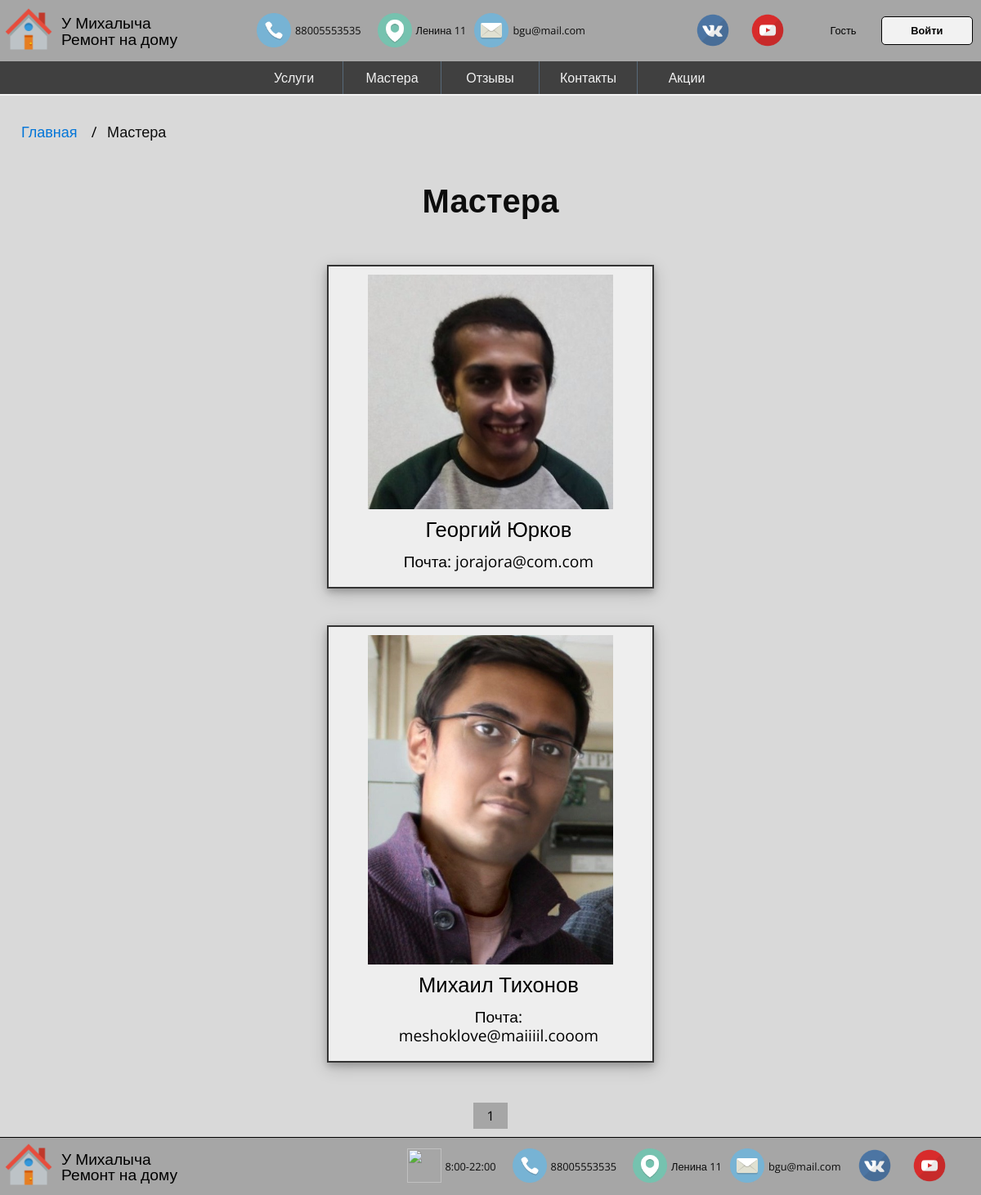
/users/, run on the app's committed database.
### remontPC/apps/users/models.py (models this page shows, shortened)
class Worker(models.Model):
	user = models.OneToOneField(User, on_delete=models.CASCADE, null=True, blank=True)
	worker_name = models.CharField('ФИО Работника', max_length = 100)
	worker_telephonenumber = models.CharField('Номер телефона', max_length = 11)
	worker_password = models.CharField('Пароль Работника', max_length = 200)
	worker_email = models.EmailField('E-mail')
	worker_birthdaydate = models.DateField('Дата рождения')
	worker_image = models.ImageField()
	class Meta:
		verbose_name = 'Работник'
		verbose_name_plural = 'Работники'

### remontPC/apps/users/views.py (the view)
# urls.py: path('', views.workers, name = 'workers'),
def workers(request):
	workers_list = Worker.objects.all()
	paginator = Paginator(workers_list, 3)
	page = request.GET.get('page')
	try:
		workers = paginator.page(page)
	except PageNotAnInteger:
	 	workers = paginator.page(1)
	except EmptyPage:
		workers = paginator.page(paginator.num_pages)
	return render(request, 'workers/workers.html', {'workers_list':workers_list,'page':page, 'workers':workers})

### remontPC/apps/cart/context_processors.py (called while the page is built)
def cart(request):
    return {'cart': Cart(request)}

### remontPC/templates/workers/workers.html (shortened to what this page needs)
<!DOCTYPE html>
{% load static %}
<html lang="ru">
    <head>
        <link rel="stylesheet" href="{% static 'remontPC/css/main.css' %}">
        <link rel="stylesheet" href="{% static 'remontPC/lightzoom/style.css' %}" type="text/css">
		<link rel="stylesheet" href="{% static 'remontPC/package/font-awesome.min.css' %}">
		<link rel="stylesheet" href="{% static 'remontPC/package/swiper-bundle.min.css' %}">
    </head>
    <body>
    <header>
        <div class = "mainheader">
			<div class="logo">
			<a class="imgA" href="{% url 'main:index' %}"><img src="{% static 'remontPC/image/home.png' %}" alt=""></a>
 			<p><a href="{% url 'main:index' %}">У Михалыча<br/>Ремонт на дому</a></p>
			</div>
				<div class="contacts">
					<div class="phone"><a href="{% url 'users:contacts' %}"><img src="{% static 'remontPC/image/phone.jpg' %}" alt=""></a>
					88005553535</div>
					<div class="geol"><a href="{% url 'users:contacts' %}"><img src="{% static 'remontPC/image/geol.png' %}" alt=""></a>
					Ленина 11</div>
					<div class="mail"><a href="{% url 'users:writeus' %}"><img src="{% static 'remontPC/image/mail.png' %}" alt=""></a>
					bgu@mail.com</div>
				</div>
				<div class="login">
					<div class="mail"><a href="{% url 'users:writeus' %}"><img src="{% static 'remontPC/image/vk.png' %}" alt=""></a>
					</div>
					<div class="mail"><a href="{% url 'users:writeus' %}"><img src="{% static 'remontPC/image/youTube.png' %}" alt=""></a>
					</div>
                    {% if user.is_authenticated %}
                    <img src="{% static 'remontPC/image/icon.png' %}" alt="">
                    <p><a href="{% url 'users:client' user.id %}">{{user.username}}</a></p>
                    <div class="cart">
                        {% with total_items=cart|length %}
                            {% if cart|length > 0 %}
                                У вас в заказе:
                                <a href="{% url 'cart:cart_detail' %}">
                                    {{ total_items }} услуга{{ total_items|pluralize }},
                                    на сумму {{ cart.get_total_price }} руб.
                                </a>
                            {% else %}
                                Ваша карзина пуста
                            {% endif %}
                        {% endwith %}
                    </div>
					<div class="korzina"><a href="{% url 'cart:cart_detail' %}"><img src="{% static 'remontPC/image/korzina.png' %}" alt=""></a>
					</div>
					<a href="{% url 'logout' %}" class="button">Выйти</a>
					{% else %}
					<p><a href="{% url 'login' %}">Гость</a></p>
					<a href="{% url 'login' %}" class="button">Войти</a>
					{% endif %}
                </div>
            </div>
	</header>
		<div class='admenu' >
			<nav id="desktop">
				<ul>
					<li><a href="{% url 'mainservices:index' %}">Услуги</a></li>
					<li><a href="{% url 'users:workers' %}">Мастера</a></li>
					<li><a href="{% url 'reviews:reviews' %}">Отзывы</a></li>
					<li><a href="{% url 'users:contacts' %}">Контакты</a></li>
					<li><a href="{% url 'sales:sales' %}">Акции</a></li>
				</ul>
			</nav>
		</div>
        <ul class="breadcrumb">
            <li><a href="{% url 'main:index' %}">Главная</a></li>
            <li class="activem">Мастера</li>
          </ul>
          <div class="content">
        {% block workerscontent %}
            <div class="zagolov">
                <h1>Мастера</h1></div>
                {% if workers %}
                <div class="masters">
                 {% for s in workers.object_list %}
                  <div class="master1">
                    <img src="{{s.worker_image.url}}"  width="300" style="margin-top: 10px;" alt="">
                        <h2>{{s.worker_name}}</h2>
                        <p><b>Почта:</b> {{s.worker_email}}</p>
                    </div>
                        {% endfor %}
                        {% else %}
                            Работников нету =(
                        {% endif %}
                </div>
        {% endblock %}
        {% block pagination %}
        <div class="pagination">
            {% for pg in workers.paginator.page_range %}
                {% if workers.number == pg %}
                <a class="active" href="?page={{pg}}">{{pg}}</a>
                {% else %}
                <a href="?page={{pg}}">{{pg}}</a>
                {% endif %}
            {% endfor %}
        </div>
        	{% endblock %}
        </div>
        <footer >
            <div class="mainfooter">
                <div class="logo">
                <img src="{% static 'remontPC/image/home.png' %}" alt="">
                 <p><a href="{% url 'main:index' %}">У Михалыча<br/>Ремонт на дому</a></p>
                </div>
                    <div class="contacts">
                        <div class="time"><a href="{% url 'users:contacts' %}"><img src="{% static 'remontPC/image/time.png' %}" alt=""></a>
                        8:00-22:00</div>
                        <div class="phone"><a href="{% url 'users:contacts' %}"><img src="{% static 'remontPC/image/phone.jpg' %}" alt=""></a>
                        88005553535</div>
                        <div class="geol"><a href="{% url 'users:contacts' %}"><img src="{% static 'remontPC/image/geol.png' %}" alt=""></a>
                        Ленина 11</div>
                        <div class="mail"><a href="{% url 'users:writeus' %}"><img src="{% static 'remontPC/image/mail.png' %}" alt=""></a>
                        bgu@mail.com</div>
                    <div class="mail"><a href="{% url 'users:writeus' %}"><img src="{% static 'remontPC/image/vk.png' %}" alt=""></a>
                    </div>
                    <div class="mail"><a href="{% url 'users:writeus' %}"><img src="{% static 'remontPC/image/youTube.png' %}" alt=""></a>
                    </div>
                    </div>
            </div>
        </footer>
    </body>
</html>

### data on the page
Worker: worker_image (picture), worker_name "Георгий Юрков", worker_email "jorajora@com.com"
Worker: worker_image (picture), worker_name "Михаил Тихонов", worker_email "meshoklove@maiiiil.cooom"

### other printed values
{{ pg }} "1"
